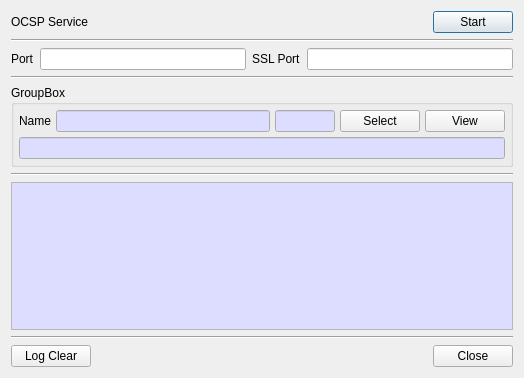
<?xml version="1.0" encoding="UTF-8"?>
<ui version="4.0">
 <class>OCSPServiceDlg</class>
 <widget class="QDialog" name="OCSPServiceDlg">
  <property name="geometry">
   <rect>
    <x>0</x>
    <y>0</y>
    <width>524</width>
    <height>378</height>
   </rect>
  </property>
  <property name="windowTitle">
   <string>OCSP Service</string>
  </property>
  <layout class="QVBoxLayout" name="verticalLayout">
   <item>
    <layout class="QGridLayout" name="gridLayout_6">
     <item row="0" column="2">
      <widget class="QPushButton" name="mStartBtn">
       <property name="text">
        <string>Start</string>
       </property>
      </widget>
     </item>
     <item row="0" column="0">
      <widget class="QLabel" name="label">
       <property name="text">
        <string>OCSP Service</string>
       </property>
      </widget>
     </item>
     <item row="0" column="1">
      <spacer name="horizontalSpacer_2">
       <property name="orientation">
        <enum>Qt::Horizontal</enum>
       </property>
       <property name="sizeHint" stdset="0">
        <size>
         <width>40</width>
         <height>20</height>
        </size>
       </property>
      </spacer>
     </item>
    </layout>
   </item>
   <item>
    <widget class="Line" name="line_3">
     <property name="orientation">
      <enum>Qt::Horizontal</enum>
     </property>
    </widget>
   </item>
   <item>
    <layout class="QGridLayout" name="gridLayout_5">
     <item row="0" column="0">
      <widget class="QLabel" name="label_2">
       <property name="text">
        <string>Port</string>
       </property>
      </widget>
     </item>
     <item row="0" column="1">
      <widget class="QLineEdit" name="mPortText"/>
     </item>
     <item row="0" column="2">
      <widget class="QLabel" name="label_3">
       <property name="text">
        <string>SSL Port</string>
       </property>
      </widget>
     </item>
     <item row="0" column="3">
      <widget class="QLineEdit" name="mSSLPortText"/>
     </item>
    </layout>
   </item>
   <item>
    <widget class="Line" name="line">
     <property name="orientation">
      <enum>Qt::Horizontal</enum>
     </property>
    </widget>
   </item>
   <item>
    <widget class="QGroupBox" name="groupBox">
     <property name="title">
      <string>GroupBox</string>
     </property>
     <layout class="QVBoxLayout" name="verticalLayout_2">
      <property name="spacing">
       <number>5</number>
      </property>
      <property name="leftMargin">
       <number>5</number>
      </property>
      <property name="topMargin">
       <number>5</number>
      </property>
      <property name="rightMargin">
       <number>5</number>
      </property>
      <property name="bottomMargin">
       <number>5</number>
      </property>
      <item>
       <layout class="QGridLayout" name="gridLayout_4">
        <item row="0" column="2">
         <widget class="QLineEdit" name="mNumText">
          <property name="maximumSize">
           <size>
            <width>60</width>
            <height>16777215</height>
           </size>
          </property>
          <property name="palette">
           <palette>
            <active>
             <colorrole role="Base">
              <brush brushstyle="SolidPattern">
               <color alpha="255">
                <red>221</red>
                <green>221</green>
                <blue>255</blue>
               </color>
              </brush>
             </colorrole>
            </active>
            <inactive>
             <colorrole role="Base">
              <brush brushstyle="SolidPattern">
               <color alpha="255">
                <red>221</red>
                <green>221</green>
                <blue>255</blue>
               </color>
              </brush>
             </colorrole>
            </inactive>
            <disabled/>
           </palette>
          </property>
         </widget>
        </item>
        <item row="0" column="3">
         <widget class="QPushButton" name="mSelectBtn">
          <property name="text">
           <string>Select</string>
          </property>
         </widget>
        </item>
        <item row="0" column="1">
         <widget class="QLineEdit" name="mNameText">
          <property name="palette">
           <palette>
            <active>
             <colorrole role="Base">
              <brush brushstyle="SolidPattern">
               <color alpha="255">
                <red>221</red>
                <green>221</green>
                <blue>255</blue>
               </color>
              </brush>
             </colorrole>
            </active>
            <inactive>
             <colorrole role="Base">
              <brush brushstyle="SolidPattern">
               <color alpha="255">
                <red>221</red>
                <green>221</green>
                <blue>255</blue>
               </color>
              </brush>
             </colorrole>
            </inactive>
            <disabled/>
           </palette>
          </property>
         </widget>
        </item>
        <item row="0" column="0">
         <widget class="QLabel" name="label_4">
          <property name="text">
           <string>Name</string>
          </property>
         </widget>
        </item>
        <item row="0" column="4">
         <widget class="QPushButton" name="mViewBtn">
          <property name="text">
           <string>View</string>
          </property>
         </widget>
        </item>
       </layout>
      </item>
      <item>
       <widget class="QLineEdit" name="mInfoText">
        <property name="palette">
         <palette>
          <active>
           <colorrole role="Base">
            <brush brushstyle="SolidPattern">
             <color alpha="255">
              <red>221</red>
              <green>221</green>
              <blue>255</blue>
             </color>
            </brush>
           </colorrole>
          </active>
          <inactive>
           <colorrole role="Base">
            <brush brushstyle="SolidPattern">
             <color alpha="255">
              <red>221</red>
              <green>221</green>
              <blue>255</blue>
             </color>
            </brush>
           </colorrole>
          </inactive>
          <disabled/>
         </palette>
        </property>
       </widget>
      </item>
     </layout>
    </widget>
   </item>
   <item>
    <widget class="Line" name="line_2">
     <property name="orientation">
      <enum>Qt::Horizontal</enum>
     </property>
    </widget>
   </item>
   <item>
    <widget class="QPlainTextEdit" name="mLogText">
     <property name="minimumSize">
      <size>
       <width>500</width>
       <height>0</height>
      </size>
     </property>
     <property name="palette">
      <palette>
       <active>
        <colorrole role="Base">
         <brush brushstyle="SolidPattern">
          <color alpha="255">
           <red>221</red>
           <green>221</green>
           <blue>255</blue>
          </color>
         </brush>
        </colorrole>
       </active>
       <inactive>
        <colorrole role="Base">
         <brush brushstyle="SolidPattern">
          <color alpha="255">
           <red>221</red>
           <green>221</green>
           <blue>255</blue>
          </color>
         </brush>
        </colorrole>
       </inactive>
       <disabled/>
      </palette>
     </property>
     <property name="readOnly">
      <bool>true</bool>
     </property>
    </widget>
   </item>
   <item>
    <widget class="Line" name="line_4">
     <property name="orientation">
      <enum>Qt::Horizontal</enum>
     </property>
    </widget>
   </item>
   <item>
    <layout class="QGridLayout" name="gridLayout_3">
     <item row="0" column="1">
      <spacer name="horizontalSpacer">
       <property name="orientation">
        <enum>Qt::Horizontal</enum>
       </property>
       <property name="sizeHint" stdset="0">
        <size>
         <width>40</width>
         <height>20</height>
        </size>
       </property>
      </spacer>
     </item>
     <item row="0" column="2">
      <widget class="QPushButton" name="mCloseBtn">
       <property name="text">
        <string>Close</string>
       </property>
      </widget>
     </item>
     <item row="0" column="0">
      <widget class="QPushButton" name="mLogClearBtn">
       <property name="text">
        <string>Log Clear</string>
       </property>
      </widget>
     </item>
    </layout>
   </item>
  </layout>
 </widget>
 <resources/>
 <connections/>
</ui>
